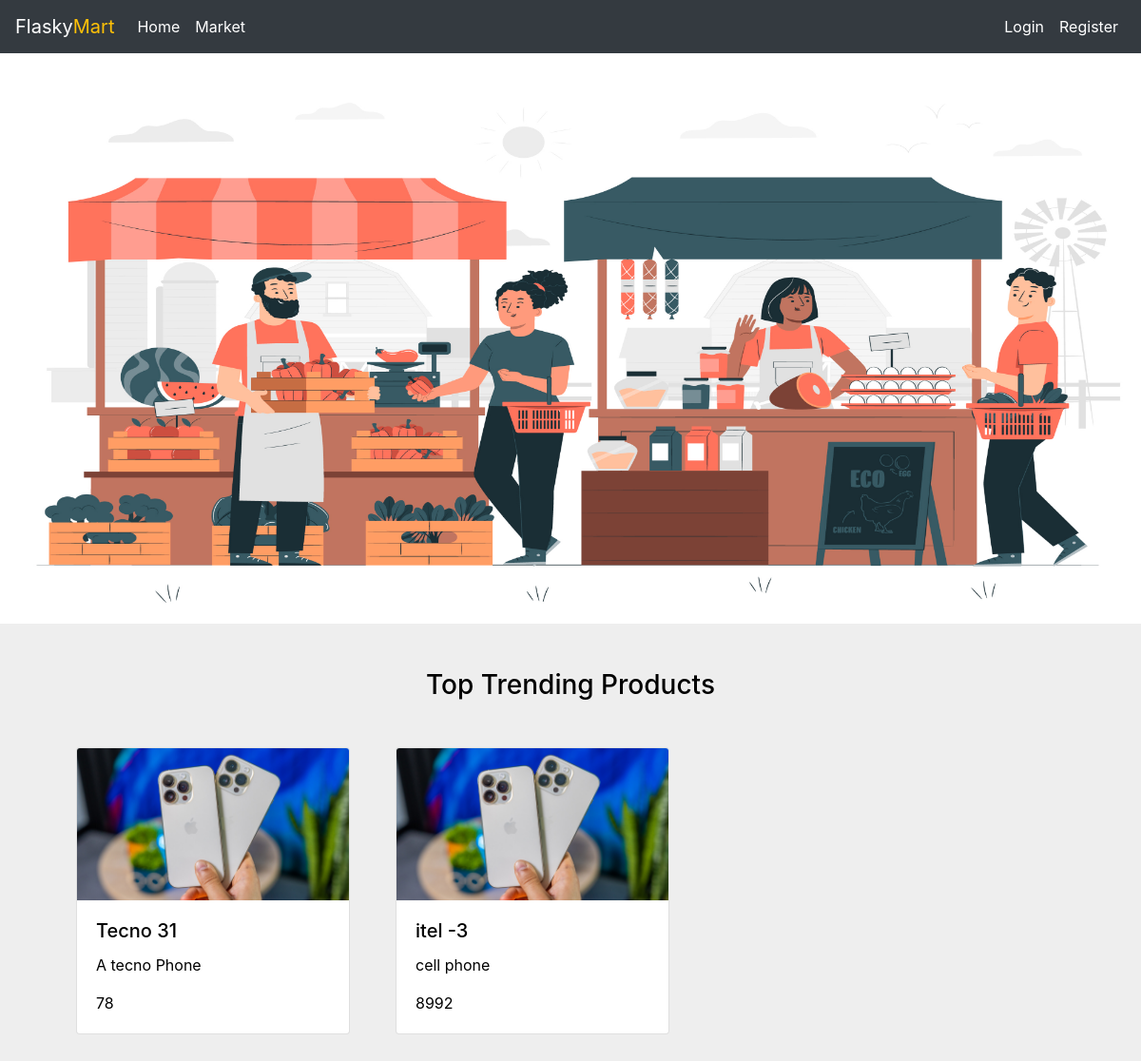
The page /home on the database its author committed.
### market/models.py (models this page shows)
class Products(db.Model):
    id = db.Column(db.Integer, primary_key=True, unique=True)
    product_name = db.Column(db.String(50), nullable=False, unique=True)
    product_desc = db.Column(db.String(1000), nullable=False, unique=True)
    product_price = db.Column(db.String(50), nullable=False)
    product_image = db.Column(db.LargeBinary)

### market/routes.py (the view)
@app.route('/', methods =['GET', 'POST'])
@app.route('/home', methods=['GET', 'POST'])
def home_page():
    item = Products.query.all()
    for img in item:
        img.product_image = base64.b64encode(img.product_image).decode('utf-8')
    return render_template('home.html', current_user=current_user, items=item )

### market/templates/home.html (shortened to what this page needs)
{% extends 'base.html' %}
{%block content%}
  <div id="carouselExampleSlidesOnly" class="carousel slide" data-bs-touch="true" data-bs-ride="carousel">
    <div class="carousel-inner">
      <div class="carousel-item active">
        <img src="{{url_for('static', filename='mart1.jpg')}}" class="d-block mart-image-height" alt="...">
      </div>
    </div>
  </div>
  <h3 align='center' class='heading-for-product-trends'>Top Trending Products</h3>
  <div class='trends-products-container'>
    {% for item in items %}
    <div class="card" style="width: 18rem;">
      <img src="{{url_for('static', filename='iphone-14pro.jpg')}}" class="card-img-top" alt="...">
      <div class="card-body">
        <h5 class="card-title">{{item.product_name}}</h5>
        <p class="card-text">{{item.product_desc}}</p>
        <p class="card-text">{{item.product_price}}</p>
      </div>
    </div>
  {%endfor%}
  </div>
{% endblock%}

### market/templates/base.html (shortened to what this page needs)
<html lang="en">
  <head>
    <link rel="stylesheet" href="https://cdn.jsdelivr.net/npm/bootstrap@4.5.3/dist/css/bootstrap.min.css">
    <link rel="stylesheet" href="https://cdn.jsdelivr.net/npm/bootstrap-icons@1.3.0/font/bootstrap-icons.css">
    <link rel="stylesheet" href="{{url_for('static', filename='styles.css')}}"/>
</head>
  <body class='body'>
    <nav class="navbar navbar-expand-lg navbar-dark bg-dark">
      <a class="navbar-brand" href="{{url_for('home_page')}}">Flasky<span class="text-warning">Mart</span></a>
      <div class="collapse navbar-collapse" id="navbarSupportedContent">
        <ul class="navbar-nav mr-auto">
          <li class="nav-item active">
            <a class="nav-link" href="/home">Home <span class="sr-only">(current)</span></a>
          </li>
          <li class="nav-item active">
            <a class="nav-link" href="{{url_for('market_page')}}">Market</a>
          </li>
        </ul>
        {% if current_user.is_authenticated %}
          <ul class="navbar-nav">
            <li class="nav-item active">
              <a class="nav-link" style='color: lawngreen; fon-weight: bold;'>
                <i class='bi-coin'>{{current_user.budget_prettier}}</i>
              </a>
            </li>
            <li class="nav-item active">
              <a class="nav-link">Welcome, {{current_user.username}}</a>
            </li>
            <li class="nav-item active">
              <a class="nav-link" href="{{url_for('logout_page')}}">Logout</a>
            </li>
          </ul>
        {% else%}
          <ul class="navbar-nav">
            <li class="nav-item active">
              <a class="nav-link" href="{{url_for('login_page')}}">Login</a>
            </li>
            <li class="nav-item active">
              <a class="nav-link" href="{{url_for('register_page')}}">Register</a>
            </li>
          </ul>
        {% endif%}
      </div>
    </nav>
    {%block content%}
    {%endblock%}
  </body>
</html>

### market/static/styles.css (style rules this page uses)
.body { background: #eee; color: black; width: 100%; }
.trends-products-container { display: grid; grid-template-columns: 1fr 1fr 1fr 1fr; gap: 3rem; margin: 5rem; }
.heading-for-product-trends { margin-bottom: -2rem; margin-top: 3rem; }
.mart-image-height { height: 600px; width: 100%; }

### rows shown on the page
Products: product_name "Tecno 31", product_desc "A tecno Phone", product_price "78"
Products: product_name "itel -3", product_desc "cell phone", product_price "8992"
